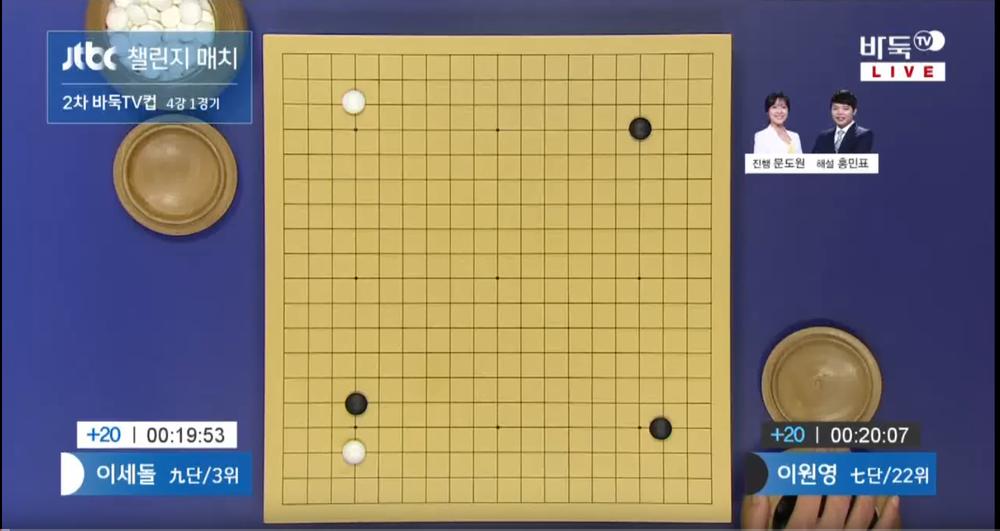
#> input picture src/inputImage/frame0.PNG, 1000 x 531 px, shrunk from 1501 x 797 before the run, found by its file name; its folder holds only this picture in this run
$ python main.py   (older library calls are emulated)
#> lines starting #> are read from the running program, lines starting #| are printed output that depends on the picture; after the words box and inside, x2 and y2 are one past the last pixel; in counts of white or black regions, pixels touching at a corner belong together; long printed decimals are rounded
### src/goClassifier.py
import os
import datetime
import imutils
import cv2
import numpy as np

# Output count.
outCount = 0

# Shape detector class.
class ShapeDetector:
    def __init__(self):
        pass

    def detect(self, c):
	# initialize the shape name and approximate the contour
        shape = "unidentified"
        peri = cv2.arcLength(c, True)
        approx = cv2.approxPolyDP(c, 0.04 * peri, True)
		# if the shape is a triangle, it will have 3 vertices
        if len(approx) == 3:
            shape = "triangle"

		# if the shape has 4 vertices, it is either a square or
		# a rectangle
        elif len(approx) == 4:
			# compute the bounding box of the contour and use the
			# bounding box to compute the aspect ratio
            (x, y, w, h) = cv2.boundingRect(approx)
            ar = w / float(h)

			# a square will have an aspect ratio that is approximately
			# equal to one, otherwise, the shape is a rectangle
            shape = "square" if ar >= 0.95 and ar <= 1.05 else "rectangle"

		# if the shape is a pentagon, it will have 5 vertices
        elif len(approx) == 5:
            shape = "pentagon"

		# otherwise, we assume the shape is a circle
        else:
            shape = "circle"
		# return the name of the shape
        return shape

# Preprocessing image def.
def preprocessingImage(originalImg):
    # HSV image.
    image_hsv = cv2.cvtColor(originalImg, cv2.COLOR_BGR2HSV)
    lowerValue = (40 - 5, 30, 50)
    upperValue = (40 + 5, 255, 255)
    image_hsvMask = cv2.inRange(image_hsv, lowerValue, upperValue)
    image_hsvResult = cv2.bitwise_and(image_hsv, image_hsv, mask = image_hsvMask)
    image_hsvResult = cv2.cvtColor(image_hsvResult, cv2.COLOR_HSV2BGR)
    cv2.imshow('hsvMasked', image_hsvResult)

    # Gray scale image.
    image_gray = cv2.cvtColor(originalImg, cv2.COLOR_BGR2GRAY)

    # Laplacian transform image.
    #imgae_laplacian = cv2.Laplacian(image_gray, cv2.CV_64F)
    #cv2.imshow('Laplacian', imgae_laplacian)


    # Gaussian blurred image.
    image_gray_blurred = cv2.GaussianBlur(image_gray, (5, 5), 0)

    # Thresholid image(1 to 5).
    ret,thresh1 = cv2.threshold(image_gray_blurred,127,255,cv2.THRESH_BINARY)
    ret,thresh2 = cv2.threshold(image_gray_blurred,127,255,cv2.THRESH_BINARY_INV)
    ret,thresh3 = cv2.threshold(image_gray_blurred,127,255,cv2.THRESH_TRUNC)
    ret,thresh4 = cv2.threshold(image_gray_blurred,127,255,cv2.THRESH_TOZERO)
    ret,thresh5 = cv2.threshold(image_gray_blurred,127,255,cv2.THRESH_TOZERO_INV)

    # Compare threshold image.
    images_row1 = np.hstack([image_gray, thresh1, thresh2])
    images_row2 = np.hstack([thresh3, thresh4, thresh5])
    images_combined = np.vstack((images_row1, images_row2))
    cv2.imshow('Images', images_combined)

    return thresh4


# Processing image def.
def processingImage(orginalImg, preprocessedImg, originalHeight, originalWidth, outputImagePath):
    # Initialize class.
    sd = ShapeDetector()

    # Find contours in the image.
    cnts, hierarchy = cv2.findContours(preprocessedImg.copy(), cv2.RETR_EXTERNAL,cv2.CHAIN_APPROX_SIMPLE)

    global outCount

    # Final processing image.
    for c in cnts:
        if sd.detect(c) != 'rectangle': next
        c = c.astype("float")
        c = c.astype("int")
        x, y, w, h = cv2.boundingRect(c)

        heightRatio = (h / originalHeight) * 100
        widthRatio = (w / originalWidth) * 100

        print("[WR]", widthRatio,"[HR]", heightRatio)


        if heightRatio < 80 or widthRatio < 40:
            continue

        now = datetime.datetime.now().strftime("%d_%H-%M-%S")

        cv2.imwrite(str(outputImagePath) + "/" + "ProcessedFrame" + str(outCount) + ".png", orginalImg[y: y + h, x: x + w])
        outCount += 1
        cv2.rectangle(orginalImg, (x, y), (x + w, y + h), (0, 255, 0), 2)
        cv2.imshow("image", orginalImg)


cv2.waitKey(0)

cv2.destroyAllWindows()

### src/main.py
import cv2
import os
import goClassifier

# Save path to read and write image.
#inputImagePath = os.path.abspath("./src/inputImage/")
outputImagePath = os.path.abspath("./src/outputImage/")

# Save path directory.
inputFileDir = os.path.abspath("./src/inputImage/")
inputFileDirList = os.listdir(inputFileDir)
inputFileDirList.sort()

print(inputFileDirList)

for imageName in inputFileDirList:
    # Read Image.
    if str(imageName) == ".keep":
        continue

    originalImage = cv2.imread(str(inputFileDir) + "/" + str(imageName))
#> originalImage is the input picture: shape (531, 1000, 3); mean B, G, R 112.8, 122.4, 130
    originalHeight, originalWidth, originalChanels = originalImage.shape
#> originalHeight = 531; originalWidth = 1000; originalChanels = 3
    originalHeight += 0.1
#> originalHeight = 531.1
    originalWidth += 0.1
#> originalWidth = 1000.1

    goClassifier.processingImage(originalImage, goClassifier.preprocessingImage(originalImage), originalHeight, originalWidth, outputImagePath)
#> in preprocessingImage, `image_hsv = cv2.cvtColor(originalImg, cv2.COLOR_BGR2HSV)`: image_hsv: shape (531, 1000, 3); mean H, S, V 69.2, 121.4, 159.2
#> in preprocessingImage, `image_hsvMask = cv2.inRange(image_hsv, lowerValue, upperValue)`:
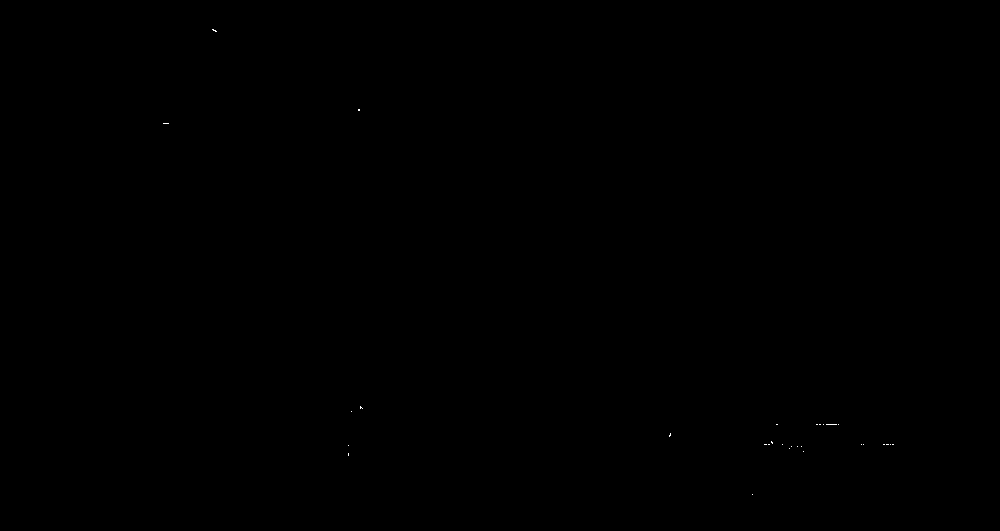
#> image_hsvMask: shape (531, 1000); 0.01% white in thin lines or dots, all inside (x1, y1, x2, y2) = (163, 29, 894, 495)
#> in preprocessingImage, `image_hsvResult = cv2.bitwise_and(image_hsv, image_hsv, mask = image_h..`: image_hsvResult: shape (531, 1000, 3); mean H, S, V 0, 0, 0
#> in preprocessingImage, `ret,thresh1 = cv2.threshold(image_gray_blurred,127,255,cv2.THRESH_BINA..`: thresh1: shape (531, 1000); 49.4% white; 86 white regions (20 under 20 px), largest, box (x1, y1, x2, y2) and area: (263, 34, 731, 523) 224943, (62, 0, 232, 81) 8865, (134, 135, 217, 215) 4969
#> in preprocessingImage, `ret,thresh2 = cv2.threshold(image_gray_blurred,127,255,cv2.THRESH_BINA..`: thresh2: shape (531, 1000); 50.6% white; 86 black regions (20 under 20 px)
#> in preprocessingImage, `ret,thresh4 = cv2.threshold(image_gray_blurred,127,255,cv2.THRESH_TOZE..`:
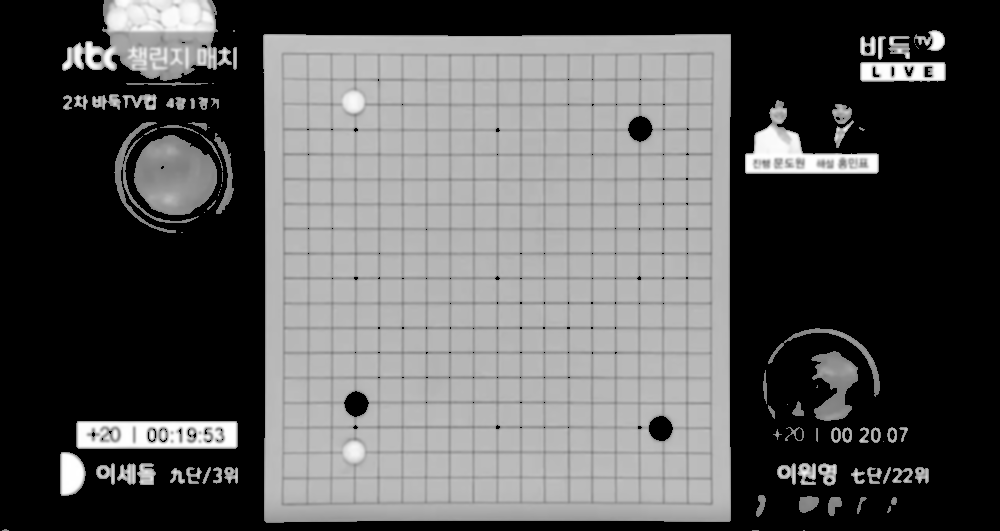
#> thresh4: shape (531, 1000); min 0, max 255, mean 88
#> in preprocessingImage, `ret,thresh5 = cv2.threshold(image_gray_blurred,127,255,cv2.THRESH_TOZE..`:
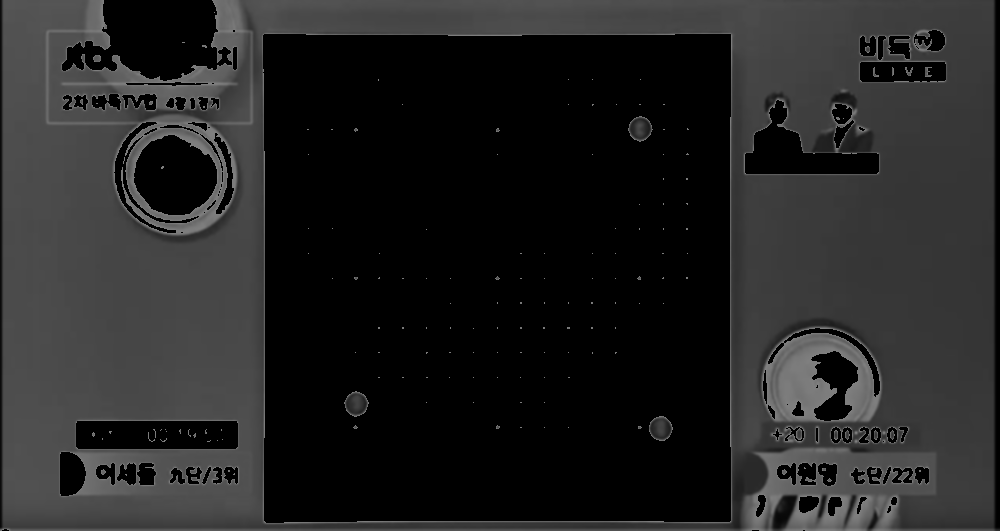
#> thresh5: shape (531, 1000); min 0, max 127, mean 35.6
#> in preprocessingImage, `images_row1 = np.hstack([image_gray, thresh1, thresh2])`:
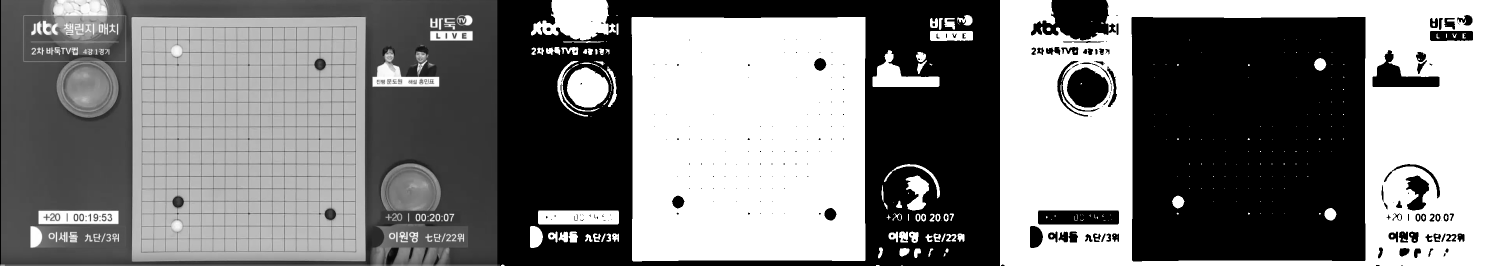
#> images_row1: shape (531, 3000) (shown at 1/2 size); min 0, max 255, mean 126.2
#> in preprocessingImage, `images_row2 = np.hstack([thresh3, thresh4, thresh5])`:
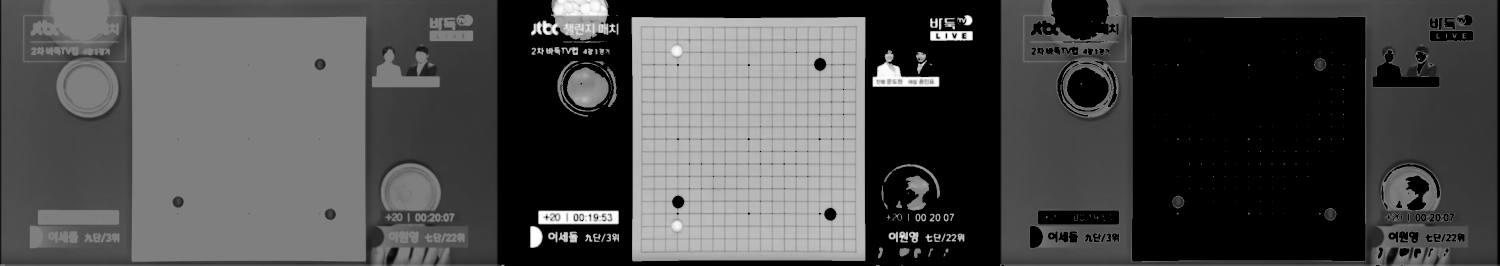
#> images_row2: shape (531, 3000) (shown at 1/2 size); min 0, max 255, mean 74
#> in preprocessingImage, `images_combined = np.vstack((images_row1, images_row2))`:
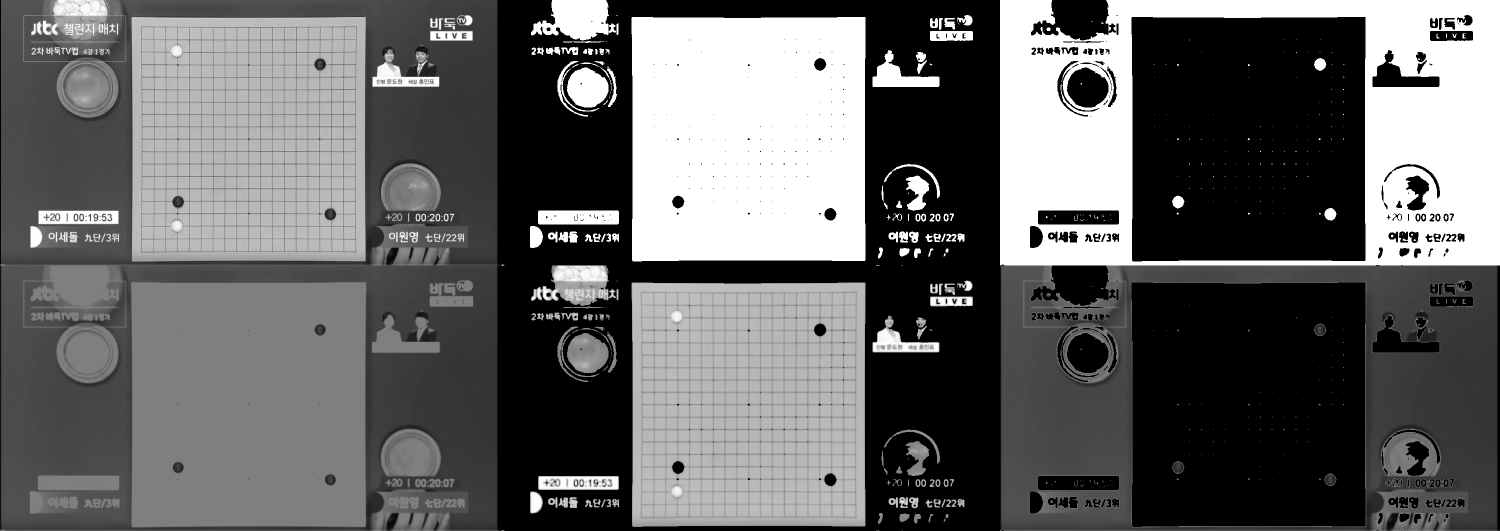
#> images_combined: shape (1062, 3000) (shown at 1/2 size); min 0, max 255, mean 100.1
#> in processingImage, `cnts, hierarchy = cv2.findContours(preprocessedImg.copy(), cv2.RETR_EX..`: cnts = 86 contours, 24 with area under 20; largest, box (x1, y1, x2, y2) and area: (263, 34, 731, 523) 225627, (62, 0, 232, 81) 8634, (134, 135, 217, 215) 4860, (76, 421, 238, 449) 4340, (745, 100, 879, 174) 4024
#> the loop in processingImage, `for c in cnts:` made 86 passes
#> (shape in detect, peri in detect, x, y, w, h, heightRatio, widthRatio) on passes 5, 7, 9, 10, 11, 12, 13, 15, 16, 17, 19, 20: ('pentagon', 21.07, 891, 497, 6, 8, 1.51, 0.6), ('circle', 56.14, 828, 497, 14, 19, 3.58, 1.4), ('circle', 54.04, 756, 495, 10, 22, 4.14, 1), ('circle', 112, 892, 468, 21, 15, 2.82, 2.1), ('circle', 63.7, 851, 468, 14, 16, 3.01, 1.4), ('circle', 66.28, 170, 468, 15, 16, 3.01, 1.5), ('circle', 61.46, 915, 467, 14, 17, 3.2, 1.4), ('circle', 89.7, 867, 467, 15, 17, 3.2, 1.5), ('circle', 65.11, 224, 467, 14, 17, 3.2, 1.4), ('circle', 56.63, 213, 467, 9, 17, 3.2, 0.9), ('circle', 92.53, 186, 467, 16, 17, 3.2, 1.6), ('circle', 72.87, 818, 463, 19, 23, 4.33, 1.9)
#> (shape in detect, peri in detect, approx in detect, x, y, w, h, heightRatio) on passes 1, 2, 3, 6, 14, 18: ('circle', 2, [[803, 530], [804, 530]], 803, 530, 2, 1, 0.188), ('circle', 12, [[752, 530], [758, 530]], 752, 530, 7, 1, 0.188), ('triangle', 12.83, [[2, 530], [8, 530], [6, 529]], 2, 529, 7, 2, 0.377), ('triangle', 42.97, [[865, 497], [860, 498], [857, 513]], 857, 497, 10, 17, 3.2), ('triangle', 38.97, [[890, 467], [883, 483], [887, 478]], 883, 467, 8, 17, 3.2), ('triangle', 39.8, [[210, 467], [205, 474], [203, 483]], 202, 467, 9, 17, 3.2)
#| [WR] 0.2 [HR] 0.1883
#| [WR] 0.6999 [HR] 0.1883
#| [WR] 0.6999 [HR] 0.3766
#| [WR] 0.4 [HR] 1.318
#| [WR] 0.5999 [HR] 1.506
#| [WR] 0.9999 [HR] 3.201
#| [WR] 1.400 [HR] 3.577
#| [WR] 2.000 [HR] 3.201
#> (further printed lines are left out)
#> after the loop in processingImage, `for c in cnts:`:
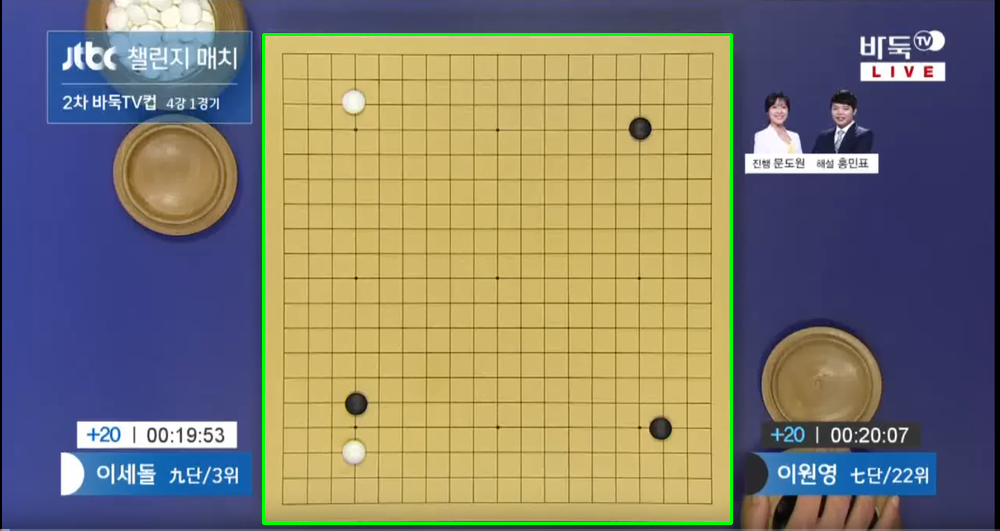
#> orginalImg: shape (531, 1000, 3); mean B, G, R 112, 124.3, 129
#> after the loop in processingImage, `for c in cnts:`: outCount = 1
